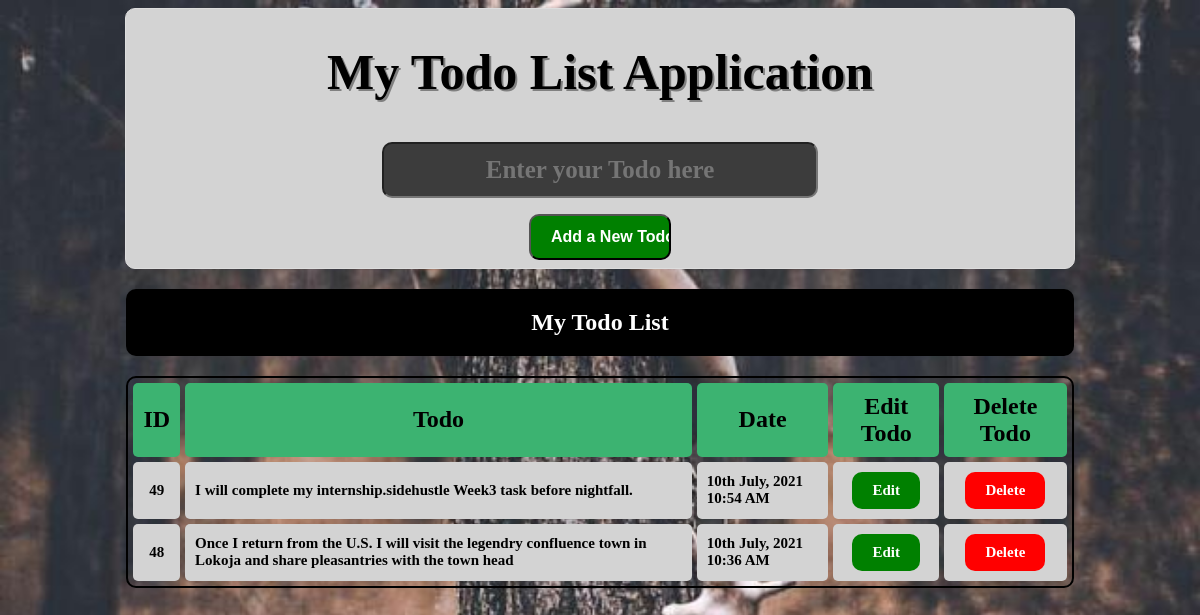
The page / on the database its author committed.
### tables this page shows
CREATE TABLE IF NOT EXISTS `my_todo_list` (
  `t_id` int(11) NOT NULL AUTO_INCREMENT,
  `t_task` varchar(255) NOT NULL,
  `t_date` varchar(255) NOT NULL,
  PRIMARY KEY (`t_id`)
);

### index.php (the view, shortened to what this page needs)
<?php
include "DB_connection.php";
?>
<!doctype html>
<html>
<head>
</head>
<body>
    <div style="display:block; text-align:center; font-family:Comic Sans MS;">
            <div style="display:block;width:80%;border:1px solid #ddd;border-radius:10px;margin-right:auto;margin-left:auto;background-color:LightGray;">
                <h1>My Todo List Application</h1>
                    <form action="<?php echo $_SERVER['PHP_SELF']; ?>" method="post">
                        <input type="text" name="todo" placeholder="Enter your Todo here"><br>
                        <input type="submit" name="submitTodo" value="Add a New Todo">
                    </form>
            </div>
    </div>
    <div>
        <table>
         <caption><h2 style="background-color:black;font-family:Times;color:white;padding:20px;border-radius:10px">My Todo List</h2></caption>
            <thead>
                <tr>
                    <th>ID</th>
                    <th>Todo</th>
                    <th>Date</th>
                    <th>Edit Todo</th>
                    <th>Delete Todo</th>
                </tr>
            </thead>
            <tbody>
            <?php
            $sql = "SELECT * FROM my_todo_list";
            $results = mysqli_query($conn, $sql);
            while($row = mysqli_fetch_assoc($results)){
                $t_id = $row["t_id"];
                $t_task = $row["t_task"];
                $t_date = $row["t_date"];
            ?>
                <tr>
                    <td><?php echo $t_id; ?></td>
                    <td style="text-align:left;"><?php echo $t_task; ?></td>
                    <td style="text-align:left;"><?php echo $t_date; ?></td>
                    <td><a href="edit.php?edit_todo=<?php echo $t_id; ?>" class="edit">Edit</a></td>
                    <td><a href="index.php?delete_todo=<?php echo $t_id; ?>" class="delete">Delete</a></td>
                </tr>
            <?php
            }
            ?>
            </tbody>
        </table>
    </div>
</body>
</html>

### index.php (style rules this page uses)
body { background-image: url('humanEdge.jpg'); background-repeat: no-repeat; background-size: cover; }
input[type=text] { color: white; background-color: rgb(60 60 60); width: 46%; padding: 12px 20px; margin: 8px 0; box-sizing: border-box; text-align: center; border-radius: 10px; font-family: "Comic Sans MS"; font-weight: bold; font-size: 25px; }
input[type=submit] { color: white; background-color: Green; width: 15%; padding: 12px 20px; margin: 8px 0; box-sizing: border-box; border-radius: 10px; font-weight: bold; font-size: 16px; }
.edit { background-color: Green !important; color: white; padding: 10px 20px; border-radius: 10px; text-align: center; text-decoration: none; display: inline-block; font-family: Times; }
.delete { background-color: #ff0000 !important; color: white; padding: 10px 20px; border-radius: 10px; text-align: center; text-decoration: none; display: inline-block; font-family: Times; }
table { border-spacing: 5px; border-radius: 10px; width: 80%; border: 2px solid black; margin-right: auto; margin-left: auto; }
th, td { text-align: center; padding: 10px; }
th { background-color: MediumSeaGreen; font-family:'Comic Sans MS'; font-weight: bold; font-size: 24px; border-radius: 5px; }
td { background-color: LightGray; font-family:'Comic Sans MS'; font-weight: bold; font-size: 15px; border-radius: 5px; }
h1 { font-weight: bold; font-size: 50px; text-shadow: 2px 2px grey; }

### rows shown on the page
my_todo_list: t_id "49", t_task "I will complete my internship.sidehustle Week3 task before nightfall.", t_date "10th July, 2021 10:54 AM"
my_todo_list: t_id "48", t_task "Once I return from the U.S. I will visit the legendry confluence town in Lokoja and share pleasantries with the town head", t_date "10th July, 2021 10:36 AM"
